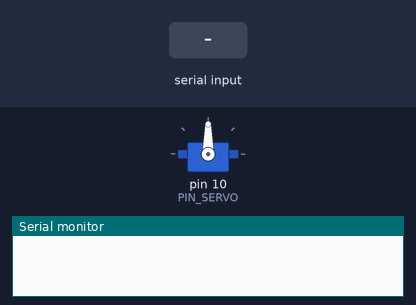
Recording of a sketch running on a simulated Arduino Uno, built with avr-gcc and run on an emulated ATmega328P. Shown: servo, the last lines printed to the serial monitor. The inputs (shaded band) are chosen by the test bench.

Above: at 1.2 s.
1.3 s: "90,45\n" received over Serial
At 2.1 s:
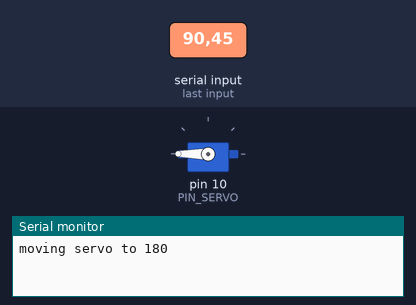
4.3 s: "30,150\n" received over Serial
At 4.6 s:
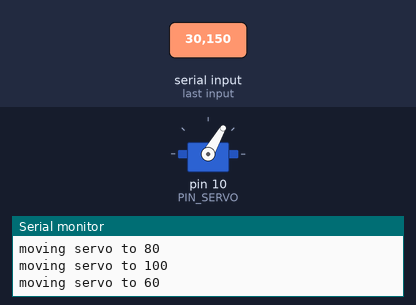
7.3 s: "200\n" received over Serial
At 8.2 s:
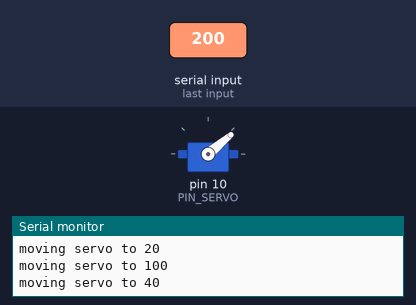
8.8 s: "5\n" received over Serial
At 9.2 s:
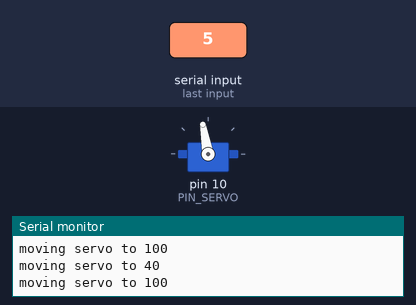
10.3 s: "90\n" received over Serial
At 11.6 s:
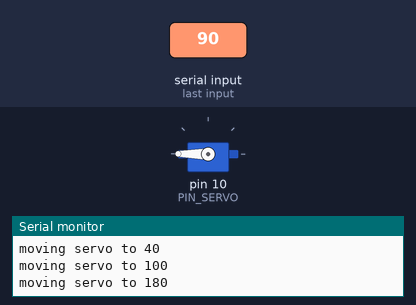
Timing chart, 0 to 12.8 s (numbered marks = the images above; inputs shaded):
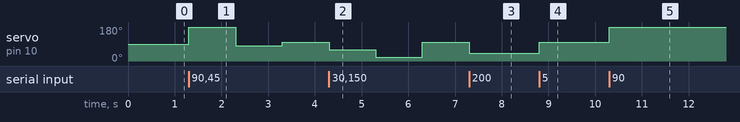

Measured:
- after the input at 1.3 s, servo on pin 10 (PIN_SERVO): 90° → 180° at once, → 80° 1.0 s later, → 100° 1.0 s later
- after the input at 4.3 s, servo on pin 10 (PIN_SERVO): 100° → 60° at once, → 20° 1.0 s later, → 100° 1.0 s later
- after the input at 7.3 s, servo on pin 10 (PIN_SERVO): 100° → 40° at once
- after the input at 8.8 s, servo on pin 10 (PIN_SERVO): 40° → 100° at once
- after the input at 10.3 s, servo on pin 10 (PIN_SERVO): 100° → 180° at once

The sketch:

interesting_Arduino.ino
```cpp
#include <Servo.h>

#define PIN_SERVO 10
Servo myservo;
int val;
void setup()
{
  myservo.attach(PIN_SERVO);
  Serial.begin(9600);//设置波特率为9600
  //Serial.println("servo=o_seral_simple ready" );
  myservo.write(90);//初始角度
}

void loop()
{

  val = Serial.read(); //读取串口收到的数据
  if (val > '0' && val <= '9') //判断收到数据值是否符合范围
  {
     val = val - '0';
     val = val * (180/9); //将数字转化为角度
     Serial.print("moving servo to ");
     Serial.print(val, DEC);
     Serial.println();
    myservo.write(val);
    delay(1000);
  }

}
```
